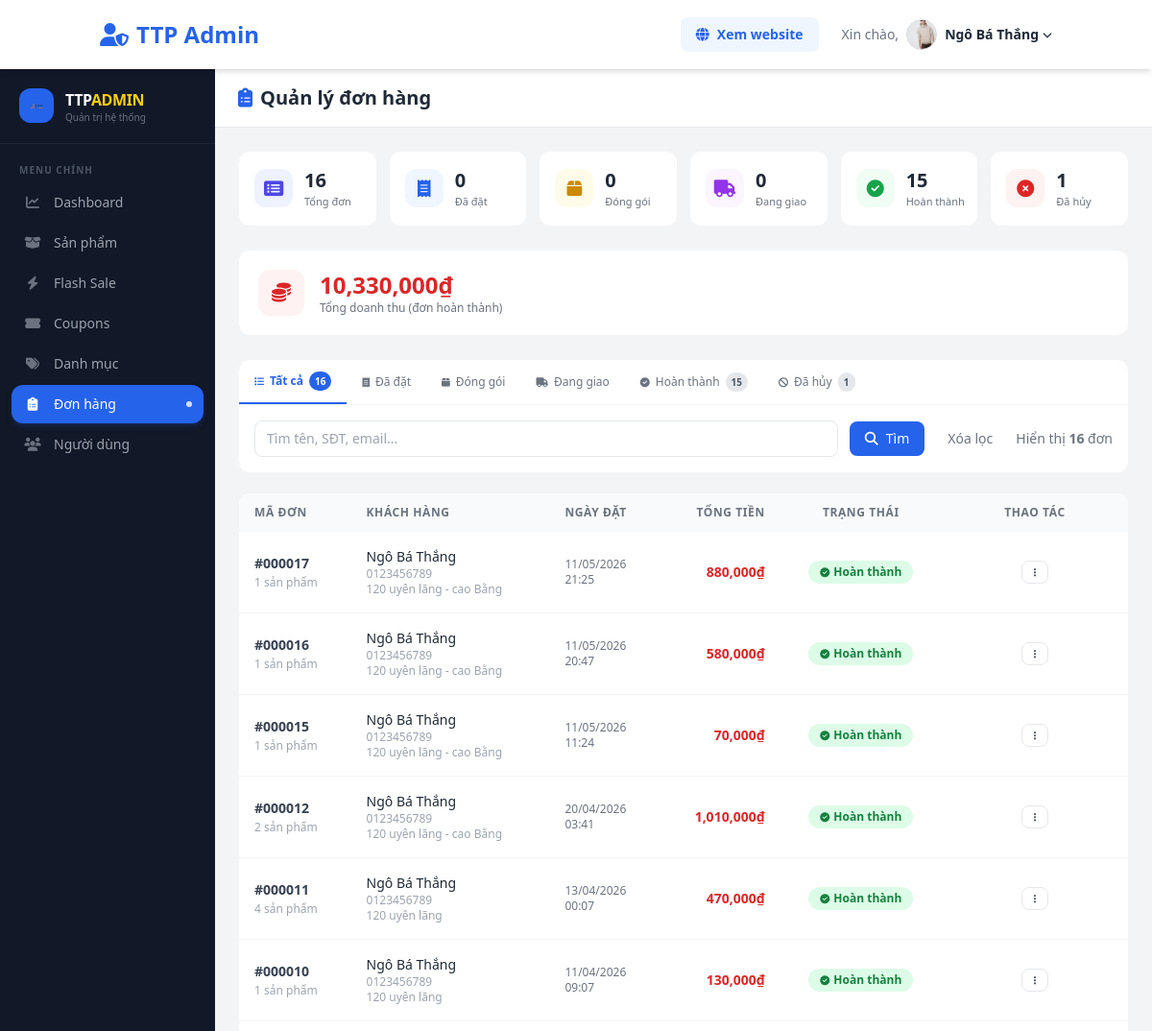
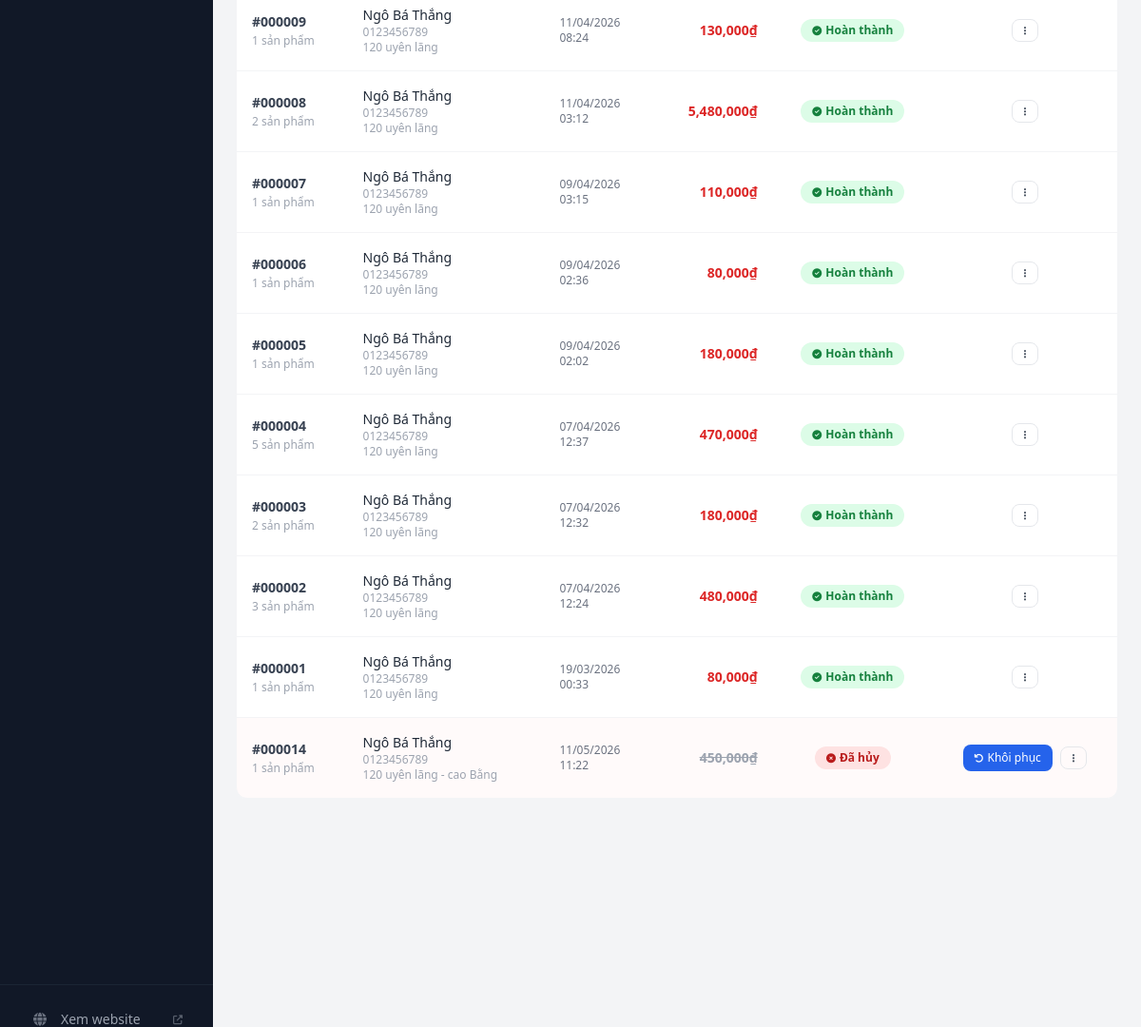
The page /admin_orders.php (signed in) on the database its author committed (2 pictures, top to bottom).
### tables this page shows
CREATE TABLE IF NOT EXISTS `donhang` (
  `MaDonHang` int NOT NULL AUTO_INCREMENT,
  `IdNguoiDung` int NOT NULL,
  `TenNguoiNhan` varchar(255) NOT NULL,
  `SoDienThoai` varchar(20) NOT NULL,
  `diachi` text NOT NULL,
  `TongTien` decimal(10,0) NOT NULL,
  `trangThai` int NOT NULL DEFAULT '0' COMMENT '0:Đã đặt | 1:Đóng gói | 2:Đang giao | 3:Hoàn thành | 4:Đã hủy',
  `NgayDat` datetime NOT NULL DEFAULT CURRENT_TIMESTAMP,
  `MaPhuongThuc` int NOT NULL DEFAULT '1',
  `TrangThaiThanhToan` varchar(100) DEFAULT 'Chưa thanh toán',
  `CouponCode` varchar(50) DEFAULT NULL,
  `SoTienGiam` decimal(10,0) NOT NULL DEFAULT '0',
  `ThoiGianXacNhan` datetime DEFAULT NULL,
  PRIMARY KEY (`MaDonHang`),
  KEY `fk_donhang_user` (`IdNguoiDung`),
  KEY `fk_donhang_pttt` (`MaPhuongThuc`)
);

### admin_orders.php (the view, shortened to what the rows shown need)
<?php
require_once "database.php";
$db = new Database();
function getRealtimeStatus($status_db, $time_confirm) {
    if ($status_db !== 2 || !$time_confirm) return $status_db;
    return 2;
}
$where = "WHERE 1=1";
$sql = "SELECT d.*, u.TenNguoiDung, u.email,
    (SELECT COUNT(*) FROM chitietdonhang c WHERE c.MaDonHang = d.MaDonHang) as so_sp
    FROM donhang d
    JOIN user u ON d.IdNguoiDung = u.IdNguoiDung
    $where
    ORDER BY d.trangThai ASC, d.NgayDat DESC";
$res = $db->select($sql);
$orders = [];
if ($res) while ($r = $res->fetch_assoc()) $orders[] = $r;
$status_labels = ['Đã đặt','Đóng gói','Đang giao','Hoàn thành','Đã hủy'];
$status_colors = [
    0 => ['bg'=>'bg-blue-100',   'text'=>'text-blue-700',   'btn'=>'bg-blue-600',   'icon'=>'fa-receipt'],
    1 => ['bg'=>'bg-yellow-100', 'text'=>'text-yellow-700', 'btn'=>'bg-yellow-500', 'icon'=>'fa-box'],
    2 => ['bg'=>'bg-purple-100', 'text'=>'text-purple-700', 'btn'=>'bg-purple-600', 'icon'=>'fa-truck'],
    3 => ['bg'=>'bg-green-100',  'text'=>'text-green-700',  'btn'=>'bg-green-600',  'icon'=>'fa-check-circle'],
    4 => ['bg'=>'bg-red-100',    'text'=>'text-red-700',    'btn'=>'bg-red-500',    'icon'=>'fa-times-circle'],
];
?>
<!DOCTYPE html>
<html lang="vi" class="scroll-smooth">
<head>
    <script src="https://cdn.tailwindcss.com"></script>
    <link rel="stylesheet" href="https://cdnjs.cloudflare.com/ajax/libs/font-awesome/6.4.0/css/all.min.css">
</head>
<body class="bg-gray-100 font-sans">
    <header class="bg-white shadow-md sticky top-0 z-50">
        <div class="container mx-auto px-4 py-3 flex items-center justify-between">
            <div class="flex items-center gap-3">
                <h1 class="text-xl md:text-2xl font-bold text-blue-600 flex items-center gap-2">
                    <i class="fas fa-user-shield"></i> <span class="hidden sm:inline">TTP Admin</span>
                </h1>
            </div>
        </div>
    </header>
    <div class="flex min-h-screen">
        <div class="flex-1 flex flex-col overflow-hidden">
            <header
                class="bg-white border-b border-gray-200 px-4 md:px-6 py-4 flex items-center justify-between flex-shrink-0">
                <div class="flex items-center gap-3">
                    <h1 class="text-xl font-bold text-gray-800 flex items-center gap-2">
                        <i class="fas fa-clipboard-list text-blue-600"></i> Quản lý đơn hàng
                    </h1>
                </div>
            </header>
            <main class="flex-1 overflow-y-auto p-4 md:p-6">
                <div class="bg-white rounded-xl border border-gray-100 overflow-hidden">
                    <?php if(empty($orders)): ?>
                    <div class="py-20 text-center text-gray-400">
                        <i class="fas fa-inbox text-5xl mb-3 block"></i>
                        Không có đơn hàng nào phù hợp
                    </div>
                    <?php else: ?>
                    <div class="overflow-x-auto">
                        <table class="w-full text-sm">
                            <thead class="bg-gray-50 text-xs text-gray-500 uppercase tracking-wider">
                                <tr>
                                    <th class="px-4 py-3 text-left">Mã đơn</th>
                                    <th class="px-4 py-3 text-left">Khách hàng</th>
                                    <th class="px-4 py-3 text-left hidden md:table-cell">Ngày đặt</th>
                                    <th class="px-4 py-3 text-right">Tổng tiền</th>
                                    <th class="px-4 py-3 text-center">Trạng thái</th>
                                    <th class="px-4 py-3 text-center">Thao tác</th>
                                </tr>
                            </thead>
                            <tbody class="divide-y divide-gray-100">
                                <?php foreach($orders as $order):
    $current_st = getRealtimeStatus(intval($order['trangThai']), $order['ThoiGianXacNhan']);
    $clr = $status_colors[$current_st] ?? $status_colors[0];
    $lbl = $status_labels[$current_st] ?? 'Không rõ';
    $st = intval($order['trangThai']);
    $oid = str_pad($order['MaDonHang'], 6, '0', STR_PAD_LEFT);
    $is_cancelled = ($st === 4);
?>
                                <tr class="hover:bg-gray-50 transition <?php echo $is_cancelled?'bg-red-50/40':''; ?>"
                                    id="row-<?php echo $order['MaDonHang']; ?>">
                                    <td class="px-4 py-4">
                                        <div class="flex items-center gap-2">
                                            <span class="font-bold text-gray-700">#<?php echo $oid; ?></span>
                                        </div>
                                        <div class="text-xs text-gray-400 mt-0.5"><?php echo $order['so_sp']; ?> sản
                                            phẩm</div>
                                    </td>
                                    <td class="px-4 py-4">
                                        <div class="font-medium text-gray-800">
                                            <?php echo htmlspecialchars($order['TenNguoiNhan']); ?></div>
                                        <div class="text-xs text-gray-400">
                                            <?php echo htmlspecialchars($order['SoDienThoai']); ?></div>
                                        <div class="text-xs text-gray-400 hidden md:block truncate max-w-[200px]">
                                            <?php echo htmlspecialchars($order['diachi']); ?></div>
                                    </td>
                                    <td class="px-4 py-4 hidden md:table-cell text-gray-500 text-xs">
                                        <?php echo date('d/m/Y', strtotime($order['NgayDat'])); ?><br>
                                        <?php echo date('H:i', strtotime($order['NgayDat'])); ?>
                                    </td>
                                    <td
                                        class="px-4 py-4 text-right font-bold <?php echo $is_cancelled?'text-gray-400 line-through':'text-red-600'; ?>">
                                        <?php echo number_format($order['TongTien']); ?>₫
                                    </td>
                                    <td class="px-4 py-4 text-center">
                                        <span
                                            class="inline-flex items-center gap-1 text-xs font-bold px-3 py-1 rounded-full <?php echo $clr['bg'].' '.$clr['text']; ?>">
                                            <i class="fas <?php echo $clr['icon']; ?> text-[10px]"></i>
                                            <?php echo $lbl; ?>
                                        </span>
                                    </td>
                                    <td class="px-4 py-4">
                                        <div class="flex items-center justify-center gap-2 flex-wrap">
                                            <?php if($is_cancelled): ?>
                                            <button onclick="confirmRestore(<?php echo $order['MaDonHang']; ?>)"
                                                class="text-xs bg-blue-600 text-white px-3 py-1.5 rounded-lg font-medium hover:bg-blue-700 transition flex items-center gap-1">
                                                <i class="fas fa-undo text-[10px]"></i> Khôi phục
                                            </button>
                                            <?php endif; ?>
                                            <div class="relative group/menu">
                                                <button
                                                    class="text-xs border border-gray-200 text-gray-600 hover:bg-gray-50 px-3 py-1.5 rounded-lg font-medium transition flex items-center gap-1">
                                                    <i class="fas fa-ellipsis-v text-[10px]"></i>
                                                </button>
                                            </div>
                                        </div>
                                    </td>
                                </tr>
                                <?php endforeach; ?>
                            </tbody>
                        </table>
                    </div>
                    <?php endif; ?>
                </div>
            </main>
        </div>
    </div>
</body>
</html>

### rows shown on the page
donhang: MaDonHang "000017", so_sp "1", TenNguoiNhan "Ngô Bá Thắng", SoDienThoai "0123456789", diachi "120 uyên lãng - cao Bằng", NgayDat "11/05/2026", NgayDat "21:25", TongTien "880,000", lbl "Hoàn thành"
donhang: MaDonHang "000016", so_sp "1", TenNguoiNhan "Ngô Bá Thắng", SoDienThoai "0123456789", diachi "120 uyên lãng - cao Bằng", NgayDat "11/05/2026", NgayDat "20:47", TongTien "580,000", lbl "Hoàn thành"
donhang: MaDonHang "000015", so_sp "1", TenNguoiNhan "Ngô Bá Thắng", SoDienThoai "0123456789", diachi "120 uyên lãng - cao Bằng", NgayDat "11/05/2026", NgayDat "11:24", TongTien "70,000", lbl "Hoàn thành"
donhang: MaDonHang "000012", so_sp "2", TenNguoiNhan "Ngô Bá Thắng", SoDienThoai "0123456789", diachi "120 uyên lãng - cao Bằng", NgayDat "20/04/2026", NgayDat "03:41", TongTien "1,010,000", lbl "Hoàn thành"
donhang: MaDonHang "000011", so_sp "4", TenNguoiNhan "Ngô Bá Thắng", SoDienThoai "0123456789", diachi "120 uyên lãng", NgayDat "13/04/2026", NgayDat "00:07", TongTien "470,000", lbl "Hoàn thành"
donhang: MaDonHang "000010", so_sp "1", TenNguoiNhan "Ngô Bá Thắng", SoDienThoai "0123456789", diachi "120 uyên lãng", NgayDat "11/04/2026", NgayDat "09:07", TongTien "130,000", lbl "Hoàn thành"
donhang: MaDonHang "000009", so_sp "1", TenNguoiNhan "Ngô Bá Thắng", SoDienThoai "0123456789", diachi "120 uyên lãng", NgayDat "11/04/2026", NgayDat "08:24", TongTien "130,000", lbl "Hoàn thành"
donhang: MaDonHang "000008", so_sp "2", TenNguoiNhan "Ngô Bá Thắng", SoDienThoai "0123456789", diachi "120 uyên lãng", NgayDat "11/04/2026", NgayDat "03:12", TongTien "5,480,000", lbl "Hoàn thành"
donhang: MaDonHang "000007", so_sp "1", TenNguoiNhan "Ngô Bá Thắng", SoDienThoai "0123456789", diachi "120 uyên lãng", NgayDat "09/04/2026", NgayDat "03:15", TongTien "110,000", lbl "Hoàn thành"
donhang: MaDonHang "000006", so_sp "1", TenNguoiNhan "Ngô Bá Thắng", SoDienThoai "0123456789", diachi "120 uyên lãng", NgayDat "09/04/2026", NgayDat "02:36", TongTien "80,000", lbl "Hoàn thành"
donhang: MaDonHang "000005", so_sp "1", TenNguoiNhan "Ngô Bá Thắng", SoDienThoai "0123456789", diachi "120 uyên lãng", NgayDat "09/04/2026", NgayDat "02:02", TongTien "180,000", lbl "Hoàn thành"
donhang: MaDonHang "000004", so_sp "5", TenNguoiNhan "Ngô Bá Thắng", SoDienThoai "0123456789", diachi "120 uyên lãng", NgayDat "07/04/2026", NgayDat "12:37", TongTien "470,000", lbl "Hoàn thành"
donhang: MaDonHang "000003", so_sp "2", TenNguoiNhan "Ngô Bá Thắng", SoDienThoai "0123456789", diachi "120 uyên lãng", NgayDat "07/04/2026", NgayDat "12:32", TongTien "180,000", lbl "Hoàn thành"
donhang: MaDonHang "000002", so_sp "3", TenNguoiNhan "Ngô Bá Thắng", SoDienThoai "0123456789", diachi "120 uyên lãng", NgayDat "07/04/2026", NgayDat "12:24", TongTien "480,000", lbl "Hoàn thành"
donhang: MaDonHang "000001", so_sp "1", TenNguoiNhan "Ngô Bá Thắng", SoDienThoai "0123456789", diachi "120 uyên lãng", NgayDat "19/03/2026", NgayDat "00:33", TongTien "80,000", lbl "Hoàn thành"
donhang: MaDonHang "000014", so_sp "1", TenNguoiNhan "Ngô Bá Thắng", SoDienThoai "0123456789", diachi "120 uyên lãng - cao Bằng", NgayDat "11/05/2026", NgayDat "11:22", TongTien "450,000", lbl "Đã hủy"

### other values the page prints
$_SESSION['user_name'] "Ngô Bá Thắng"
$n['label'] "Dashboard"
$n['label'] "Sản phẩm"
$n['label'] "Flash Sale"
$n['label'] "Coupons"
$n['label'] "Danh mục"
$n['label'] "Đơn hàng"
$n['label'] "Người dùng"
$s['count'] "16"
$s['label'] "Tổng đơn"
$s['count'] "0"
$s['label'] "Đã đặt"
$s['label'] "Đóng gói"
$s['label'] "Đang giao"
$s['count'] "15"
